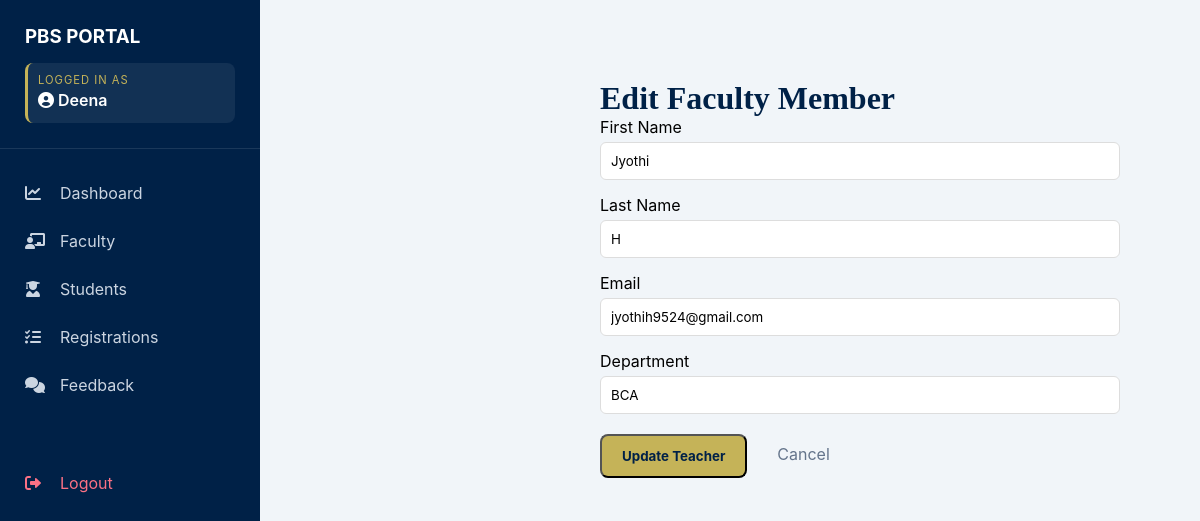
The page /events/teachers/edit/1/ (signed in) on the database its author committed.
### accounts/models.py (models this page shows, shortened)
class Teacher(models.Model):
    user = models.OneToOneField(
        User,
        on_delete=models.CASCADE,
        related_name='teacher',
        null=True, blank=True
    )
    department = models.CharField(max_length=5, choices=DEPARTMENT_CHOICES)
    joining_year = models.IntegerField(null=True, blank=True)

### events/views.py (the view, shortened to what this page needs)
# urls.py: path('teachers/edit/<int:id>/', views.edit_teacher, name='edit_teacher'),
@login_required
@user_passes_test(lambda u: u.is_superuser)
def edit_teacher(request, id):
    teacher = get_object_or_404(Teacher, id=id)
    user = teacher.user
    return render(request, 'edit_teacher.html', {'teacher': teacher})

### templates/edit_teacher.html (shortened to what this page needs)
{% extends "admin_dashboard.html" %}
{% block content %}
<div class="main-content">
    <div class="welcome-bar">
        <h1>Edit Faculty Member</h1>
    </div>
    <div class="table-container" style="max-width: 600px;">
        <form method="POST">
            <div style="margin-bottom: 15px;">
                <label style="display: block; margin-bottom: 5px;">First Name</label>
                <input type="text" name="first_name" value="{{ teacher.user.first_name }}" required
                       style="width: 100%; padding: 10px; border: 1px solid #ddd; border-radius: 6px;">
            </div>
            <div style="margin-bottom: 15px;">
                <label style="display: block; margin-bottom: 5px;">Last Name</label>
                <input type="text" name="last_name" value="{{ teacher.user.last_name }}" required
                       style="width: 100%; padding: 10px; border: 1px solid #ddd; border-radius: 6px;">
            </div>
            <div style="margin-bottom: 15px;">
                <label style="display: block; margin-bottom: 5px;">Email</label>
                <input type="email" name="email" value="{{ teacher.user.email }}" required
                       style="width: 100%; padding: 10px; border: 1px solid #ddd; border-radius: 6px;">
            </div>
            <div style="margin-bottom: 20px;">
                <label style="display: block; margin-bottom: 5px;">Department</label>
                <input type="text" name="department" value="{{ teacher.department }}" placeholder="e.g. Computer Science" required
                       style="width: 100%; padding: 10px; border: 1px solid #ddd; border-radius: 6px;">
            </div>
            <div style="display: flex; gap: 10px;">
                <button type="submit" class="btn-add">Update Teacher</button>
                <a href="{% url 'manage_teachers' %}" style="padding: 10px 20px; text-decoration: none; color: #64748b;">Cancel</a>
            </div>
        </form>
    </div>
</div>
{% endblock %}

### templates/admin_dashboard.html (shortened to what this page needs)
<!DOCTYPE html>
<html lang="en">
  <head>
    <link
      rel="stylesheet"
      href="https://cdnjs.cloudflare.com/ajax/libs/font-awesome/6.0.0/css/all.min.css"
    />
  </head>
  <body>
    <div class="sidebar">
      <div class="sidebar-header">
        <h3>PBS PORTAL</h3>
        <div class="user-tag">
          <p
            style="font-size: 0.7rem; color: var(--accent); letter-spacing: 1px"
          >
            LOGGED IN AS
          </p>
          <p style="font-weight: 600; margin: 3px 0">
            <i class="fas fa-user-circle"></i> {{ request.user.username }}
          </p>
        </div>
      </div>
      <nav style="margin-top: 20px">
        <a
          href="{% url 'admin_dashboard' %}"
          class="menu-item {% if request.resolver_match.url_name == 'admin_dashboard' %}active{% endif %}"
        >
          <i class="fas fa-chart-line"></i><span>Dashboard</span>
        </a>
        {% if request.user.is_superuser %}
        <a href="{% url 'manage_teachers' %}" class="menu-item">
          <i class="fas fa-chalkboard-teacher"></i><span>Faculty</span>
        </a>
        {% endif %}
        <a href="{% url 'manage_students' %}" class="menu-item">
          <i class="fas fa-user-graduate"></i><span>Students</span>
        </a>
        <a href="{% url 'registered_users' %}" class="menu-item">
          <i class="fas fa-list-check"></i><span>Registrations</span>
        </a>
        <a href="{% url 'view_feedback' %}" class="menu-item">
          <i class="fas fa-comments"></i><span>Feedback</span>
        </a>
        <a
          href="{% url 'logout' %}"
          class="menu-item"
          style="color: var(--danger); margin-top: 50px"
        >
          <i class="fas fa-sign-out-alt"></i><span>Logout</span>
        </a>
      </nav>
    </div>
    <div class="main-content">
      {% block content %}{% endblock %}
    </div>
  </body>
</html>

### templates/admin_dashboard.html (style rules this page uses)
:root { --sidebar-bg: #002147; --accent: #c5b358; --bg: #f1f5f9; --white: #ffffff; --danger: #fb7185; --success: #10b981; }
* { margin: 0; padding: 0; box-sizing: border-box; font-family: "Inter", sans-serif; }
body { display: flex; background-color: var(--bg); min-height: 100vh; }
.sidebar { width: 260px; background: var(--sidebar-bg); color: white; position: fixed; height: 100vh; z-index: 1000; }
.sidebar-header { padding: 25px; border-bottom: 1px solid rgba(255, 255, 255, 0.1); }
.user-tag { margin-top: 15px; padding: 10px; background: rgba(255, 255, 255, 0.07); border-radius: 8px; border-left: 3px solid var(--accent); }
.menu-item { display: flex; align-items: center; padding: 14px 25px; text-decoration: none; color: #cbd5e1; transition: 0.3s; }
.menu-item i { margin-right: 15px; width: 20px; }
.main-content { margin-left: 260px; flex: 1; padding: 40px; width: calc(100% - 260px); }
.btn-add { background: var(--accent); color: var(--sidebar-bg); padding: 12px 20px; border-radius: 8px; text-decoration: none; font-weight: bold; display: flex; align-items: center; gap: 10px; transition: 0.3s; }
.main-content h1 { font-family: 'Merriweather', serif; color: #002147 !important; margin: 0; }

### rows shown on the page
Teacher: first_name "Jyothi", last_name "H", email "jyothih9524@gmail.com", department "BCA"

### other values the page prints
{{ request.user.username }} "Deena"
